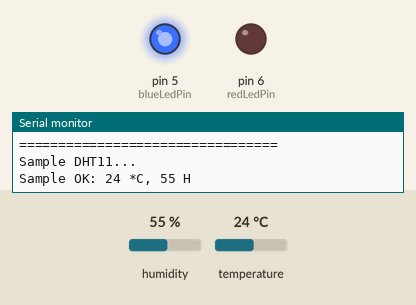
This sketch was run on a simulated Arduino Uno, built with avr-gcc and run on an emulated ATmega328P. Parts: output pins drawn as LEDs (lit = HIGH), the last lines printed to the serial monitor. The test bench sets the inputs (shaded band); at power-on: temperature 24 °C, humidity 55 %.

Above: at 2.3 s.
2.4 s: temperature set to 28 °C
4.5 s: temperature set to 31 °C
At 5.6 s:
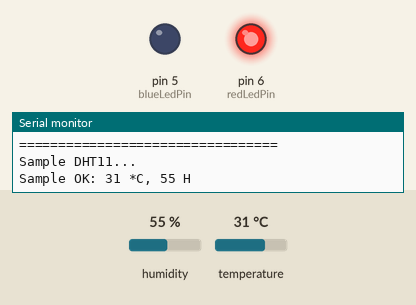
6.6 s: temperature set to 12 °C
At 8.5 s:
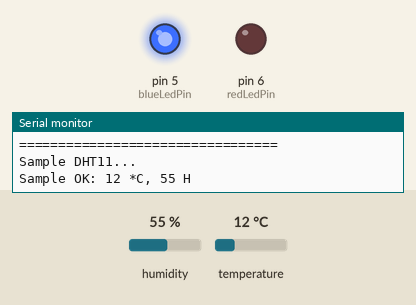
9.1 s: temperature set to 33 °C
At 10.5 s:
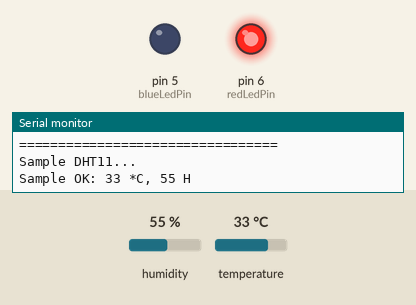
Timing chart, 0 to 12.1 s (numbered marks = the images above; inputs shaded):
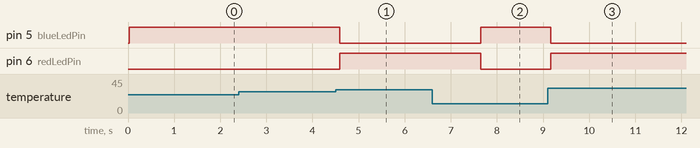

Measured:
- the behaviour switches between 29 and 30 °C on temperature (found by bisection; images 0 and 1)
- after the input at 4.5 s, pin 5 (blueLedPin): HIGH → LOW after 0.10 s; pin 6 (redLedPin): LOW → HIGH after 0.10 s
- after the input at 6.6 s, pin 5 (blueLedPin): LOW → HIGH after 1.0 s; pin 6 (redLedPin): HIGH → LOW after 1.0 s
- after the input at 9.1 s, pin 5 (blueLedPin): HIGH → LOW after 0.07 s; pin 6 (redLedPin): LOW → HIGH after 0.07 s

The sketch:

00_assignment_review_DHT11led.ino
```cpp
#include <SimpleDHT.h>

int redLedPin = 6;
int blueLedPin = 5;

int pinDHT11 = 3;
SimpleDHT11 dht11;

void setup() {
  Serial.begin(115200);

  pinMode(redLedPin, OUTPUT);
  pinMode(blueLedPin, OUTPUT);

}

void loop() {
  // start working...
  Serial.println("=================================");
  Serial.println("Sample DHT11...");

  // read without samples.
  byte temperature = 0;
  byte humidity = 0;
  int err = SimpleDHTErrSuccess;
  if ((err = dht11.read(pinDHT11, &temperature, &humidity, NULL)) != SimpleDHTErrSuccess) {
    Serial.print("Read DHT11 failed, err="); Serial.println(err); delay(1000);
    return;
  }

  Serial.print("Sample OK: ");
  Serial.print((int)temperature); Serial.print(" *C, ");
  Serial.print((int)humidity); Serial.println(" H");


  if ((int)temperature > 29) {
    digitalWrite(redLedPin, HIGH);
    digitalWrite(blueLedPin, LOW);

  } else {
    digitalWrite(redLedPin, LOW);
    digitalWrite(blueLedPin, HIGH);
  }

  // DHT11 sampling rate is 1HZ.
  delay(1500);
}
```
